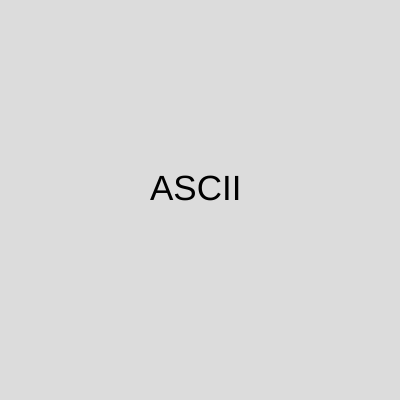
Frame 1 (no input)
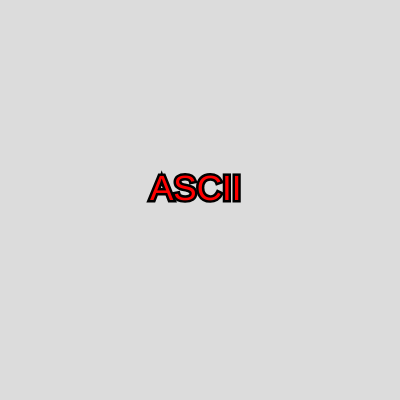
Frame 60 (no input)
Frame 120 (the mouse pressed at the canvas centre since frame 60): identical to frame 60, image omitted

The p5.js sketch that drew these frames (run headless with seeded random() and noise() and a simulated clock; from frame 60 on, the mouse is pressed at the canvas centre):

// p5.js sketch
// ── sketch.js
function setup() {
  createCanvas(400, 400);
}

function draw() {
  background(220);
  textSize(35);
  text('ASCII', 150, 200,);
  stroke(0);
  strokeWeight(5);
  fill('red');
  
}
// ── ReuniaoAlura.js
function setup() {
  createCanvas(400, 400);
}

function draw() {
  background(220);
  textSize(35);
  text('ASCII', 150, 200,);
  stroke(0);
  strokeWeight(5);
  fill('red');
  }
